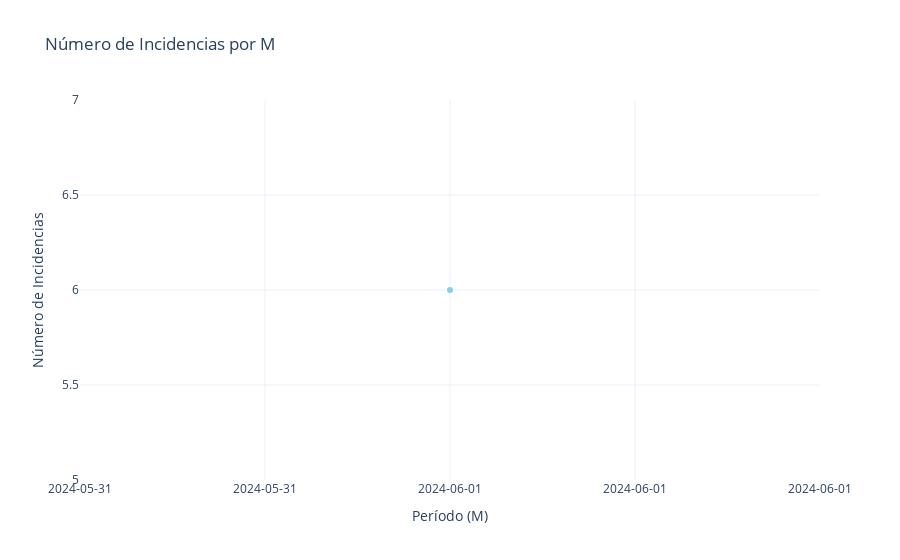

The code cell stored with this chart in its notebook:
### Code cell
import pandas as pd
import plotly.graph_objects as go

def plot_incidence_time_series(df, time_unit='W'):
    """
    Genera un gráfico de serie temporal para el número de incidencias.
    
    Parámetros:
    df (DataFrame): El DataFrame que contiene los datos de incidencias.
    time_unit (str): La unidad de tiempo para agrupar los datos. Puede ser 'D' (día), 'W' (semana), 'M' (mes), o 'Y' (año).
    """

    df['date_incident'] = pd.to_datetime(df['date_incident'])

    if time_unit == 'D':
        df['time_period'] = df['date_incident'].dt.date
    elif time_unit == 'W':
        df['time_period'] = df['date_incident'].dt.to_period('W').apply(lambda r: r.start_time)
    elif time_unit == 'M':
        df['time_period'] = df['date_incident'].dt.to_period('M').apply(lambda r: r.start_time)
    elif time_unit == 'Y':
        df['time_period'] = df['date_incident'].dt.to_period('Y').apply(lambda r: r.start_time)
    else:
        raise ValueError("El parámetro 'time_unit' debe ser 'D', 'W', 'M', o 'Y'.")

    time_series_incidence = df.groupby('time_period').size().reset_index(name='count')


    fig = go.Figure(data=[
        go.Scatter(
            x=time_series_incidence['time_period'],  
            y=time_series_incidence['count'],  
            mode='lines+markers',  
            marker=dict(color='skyblue'),
            line=dict(color='blue')
        )
    ])

    fig.update_layout(
        title=f'Número de Incidencias por {time_unit}',
        xaxis_title=f'Período ({time_unit})',
        yaxis_title='Número de Incidencias',
        template='plotly_white',
        xaxis=dict(tickformat='%Y-%m-%d')  
    )

    fig.show()

# Ejemplo de llamada a la función con el DataFrame y diferentes unidades de tiempo
#plot_incidence_time_series(df, time_unit='D')  # Por día
#plot_incidence_time_series(df, time_unit='W')  # Por semana
# plot_incidence_time_series(df, time_unit='M')  # Por mes
# plot_incidence_time_series(df, time_unit='Y')  # Por año

### Figure 1 — Plotly figure (JSON) as saved in the notebook; plotly's stock layout.template omitted (floating-point values rounded to 4 significant figures)
{"data": [{"line": {"color": "blue"}, "marker": {"color": "skyblue"}, "mode": "lines+markers", "type": "scatter", "x": ["2024-06-01T00:00:00"], "y": [6]}], "layout": {"title": {"text": "Número de Incidencias por M"}, "xaxis": {"tickformat": "%Y-%m-%d", "title": {"text": "Período (M)"}}, "yaxis": {"title": {"text": "Número de Incidencias"}}}}
